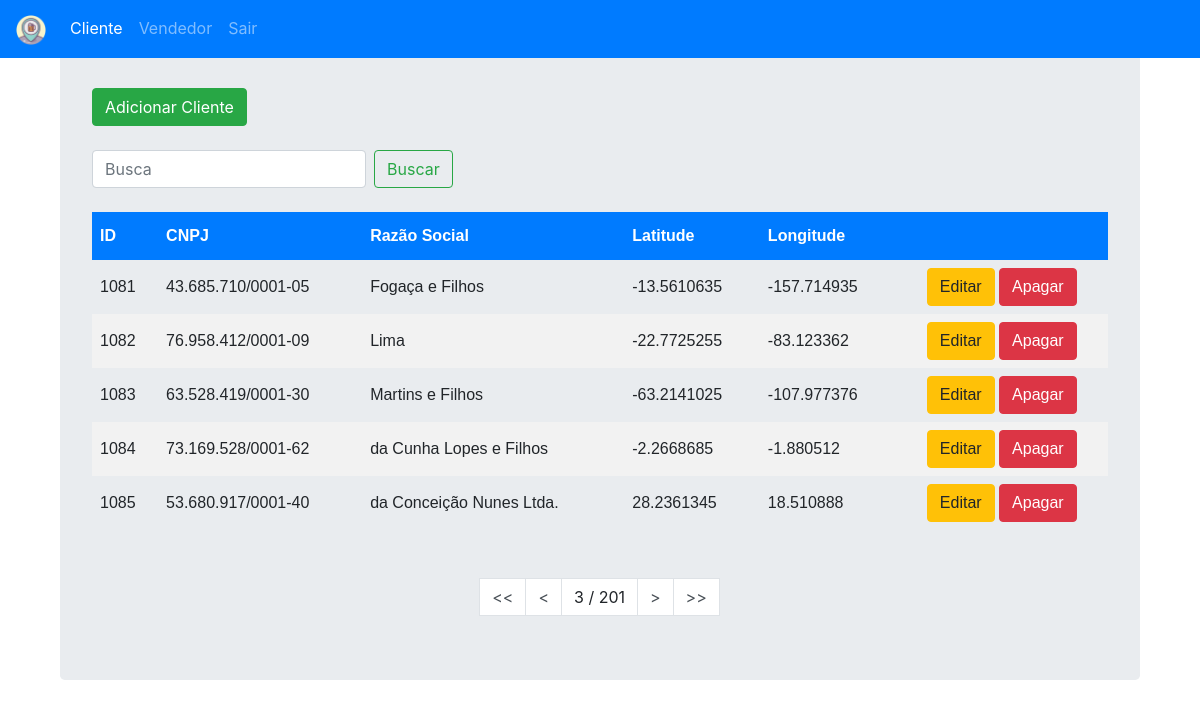
The page /cadastros/cliente/?page=3 (signed in) on the database its author committed.
### cadastros/models.py (models this page shows)
class Cliente(models.Model):
    cnpj = models.CharField(max_length=18)
    razao_social = models.CharField(max_length=40)
    latitude = models.CharField(max_length=12)
    longitude = models.CharField(max_length=12)
    class Meta:
        db_table = 'Clientes'

### cadastros/views.py (the view)
# urls.py: path('cliente/', views.listaCliente, name='lista-cliente'),
@login_required
def listaCliente(request):
    lista = Cliente.objects.order_by('id')
    query = request.GET.get("q")
    if query:
        lista = lista.filter(
            Q(id__icontains=query) |
            Q(cnpj__icontains=query) |
            Q(razao_social__icontains=query)
            ).distinct()
    paginator = Paginator(lista, 5) # Mostra 5 contatos por página
    try:
        page = int(request.GET.get('page', '1'))
    except ValueError:
        page = 1
    try:
        lista = paginator.page(page)
    except (EmptyPage, InvalidPage):
        lista = paginator.page(paginator.num_pages)
    return render(request, 'cadastros/lista_cliente.html', {"lista":lista})

### templates/cadastros/lista_cliente.html
{% extends "cadastros/base.html" %}
{% block body_block %}
{% include "cadastros/lista.html" with active_tab='cliente' %}
{% endblock %}

### templates/cadastros/lista.html (shortened to what this page needs)
<body>
    <div class="container">
      <div class="jumbotron">
          {% if active_tab == 'cliente' %}
          <div align="left">
            <a href="{% url 'cadastros:adicionar-cliente' %}">
                <br><button type="button" class="btn btn-success">Adicionar Cliente</button><br><br>
            </a>
          </div>
          {% else %}
          <div align="left">
            <a href="{% url 'cadastros:adicionar-vendedor' %}">
                <br><button type="button" class="btn btn-success">Adicionar Vendedor</button><br><br>
            </a>
          </div>
          {% endif %}
          <div align="right">
              <form class="form-inline my-2 my-lg-0" >
                <input class="form-control mr-sm-2" name="q" type="search" placeholder="Busca" aria-label="Search" value='{{request.GET.q}}'>
                <button class="btn btn-outline-success my-2 my-sm-0" type="submit">Buscar</button>
              </form>
          </div>
          <br>
          <div class="tabela">
          {% if lista %}
              <table>
                <thead>
                  <th>ID</th>
                  {% if active_tab == 'cliente' %}
                  <th>CNPJ</th>
                  {% else %}
                  <th>CPF</th>
                  {% endif %}
                  <th>Razão Social</th>
                  <th>Latitude</th>
                  <th>Longitude</th>
                  <th> </th>
                </thead>
                {% for acc in lista %}
                  <tr>
                    <td>{{ acc.id }} </td>
                    {% if active_tab == 'cliente' %}
                    <td>{{ acc.cnpj }}</td>
                    {% else %}
                    <td>{{ acc.cpf }}</td>
                    {% endif %}
                    <td>{{ acc.razao_social }}</td>
                    <td>{{ acc.latitude }}</td>
                    <td>{{ acc.longitude }}</td>
                    <td>
                        <div align="center">
                            <a href="editar/{{ acc.id }}"><button type="button" class="btn btn-warning">Editar</button></a>
                            <a href="apagar/{{ acc.id }}"><button type="button" class="btn btn-danger">Apagar</button></a>
                        </div>
                    </td>
                  </tr>
                {% endfor %}
            </table>
            <br><br>
            <div class="pagination justify-content-center">
                <a class="step-links">
                    {% if lista.has_previous %}
                        <a class="page-link"  href="?page=1{% if request.GET.q %}&q={{request.GET.q}} {% endif %}" ><< </a>
                        <a class="page-link"  href="?page={{ lista.previous_page_number }}{% if request.GET.q %}&q={{request.GET.q}} {% endif %}" >< </a>
                    {% endif %}
                    {% if lista.paginator.num_pages != 1 %}
                    <a class="page-link active">{{ lista.number}} / {{lista.paginator.num_pages}}</a>
                    {% endif %}
                    {% if lista.has_next %}
                        <a class="page-link"  href="?page={{ lista.next_page_number }}{% if request.GET.q %}&q={{request.GET.q}} {% endif %}">></a>
                        <a class="page-link"  href="?page={{ lista.paginator.num_pages }}{% if request.GET.q %}&q={{request.GET.q}} {% endif %}" >>> </a>
                    {% endif %}
            </div>
          {% else %}
            <p>Não existem registros.</p>
          {% endif %}
        </div>
      </div>
    </div>
</body>

### static/cadastros/css/my_style.css (style rules this page uses)
table { font-family: "Trebuchet MS", Arial, Helvetica, sans-serif; border-collapse: collapse; width: 100%; }
th, td { padding: 8px; }
th { padding-top: 12px; padding-bottom: 12px; text-align: left; padding-top: 12px; padding-bottom: 12px; text-align: left; background-color: #007bff; color: white; }
tr:nth-child(even) { background-color: #f2f2f2; }
a:link { color: #495057; }

### rows shown on the page
Cliente: id "1081", cnpj "43.685.710/0001-05", razao_social "Fogaça e Filhos", latitude "-13.5610635", longitude "-157.714935"
Cliente: id "1082", cnpj "76.958.412/0001-09", razao_social "Lima", latitude "-22.7725255", longitude "-83.123362"
Cliente: id "1083", cnpj "63.528.419/0001-30", razao_social "Martins e Filhos", latitude "-63.2141025", longitude "-107.977376"
Cliente: id "1084", cnpj "73.169.528/0001-62", razao_social "da Cunha Lopes e Filhos", latitude "-2.2668685", longitude "-1.880512"
Cliente: id "1085", cnpj "53.680.917/0001-40", razao_social "da Conceição Nunes Ltda.", latitude "28.2361345", longitude "18.510888"

### other values the page prints
{{ lista.number }} "3"
{{ lista.paginator.num_pages }} "201"
